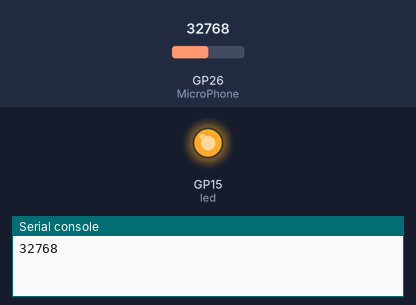
A program run on a simulated Raspberry Pi Pico running MicroPython. Parts: output pins drawn as LEDs (lit = HIGH), the last lines printed to the serial console. Inputs (shaded band) come from the test bench; at power-on: GP26 (MicroPhone) = 32768 (analog values on the 0–65535 scale).

Above: at 1.2 s.
1.3 s: GP26 (MicroPhone) set to 5424
5.3 s: GP26 (MicroPhone) set to 4768
At 6.7 s:
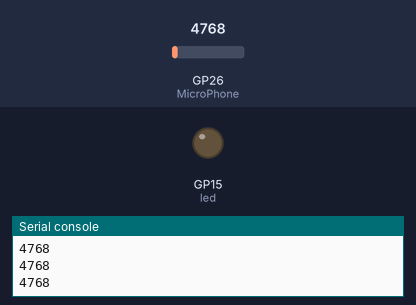
9.3 s: GP26 (MicroPhone) set to 7864
At 10.4 s:
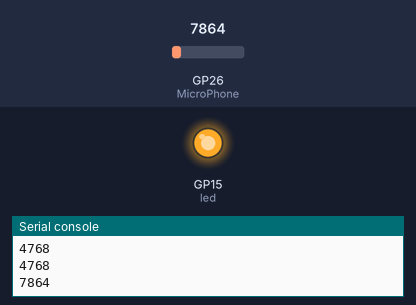
13.3 s: GP26 (MicroPhone) set to 4345
At 16.4 s:
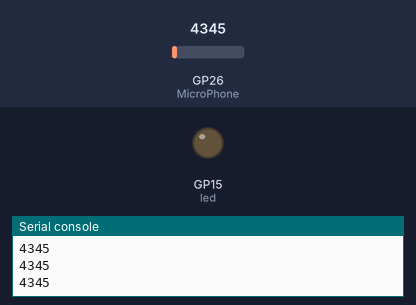
Timing chart, 0 to 17.9 s (numbered marks = the images above; inputs shaded):
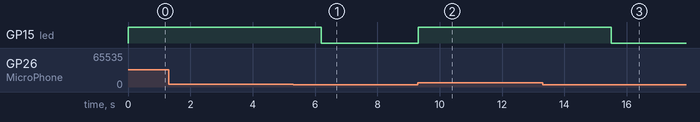

Measured:
- the behaviour switches between 5008 and 4992 on GP26 (MicroPhone) (found by bisection; images 0 and 1)
- after the input at 5.3 s, GP15 (led): HIGH → LOW after 0.90 s
- after the input at 9.3 s, GP15 (led): LOW → HIGH at once
- after the input at 13.3 s, GP15 (led): HIGH → LOW after 2.2 s

The program:

sound-controlled_lights.py
```python
'''
 * Keyestudio 42 in 1 Starter Kit for Raspberry Pi Pico
 * lesson 53
 * sound-controlled lights
 * http://www.keyestudio.com
'''
import machine
import time

MicroPhone = machine.ADC(26)

led = machine.Pin(15,machine.Pin.OUT)

while True:
    value = MicroPhone.read_u16()
    print(value)
    if value > 5000:
        led.value(1)
        time.sleep(3)
    else:
        led.value(0)
    time.sleep(0.1)
    
```
